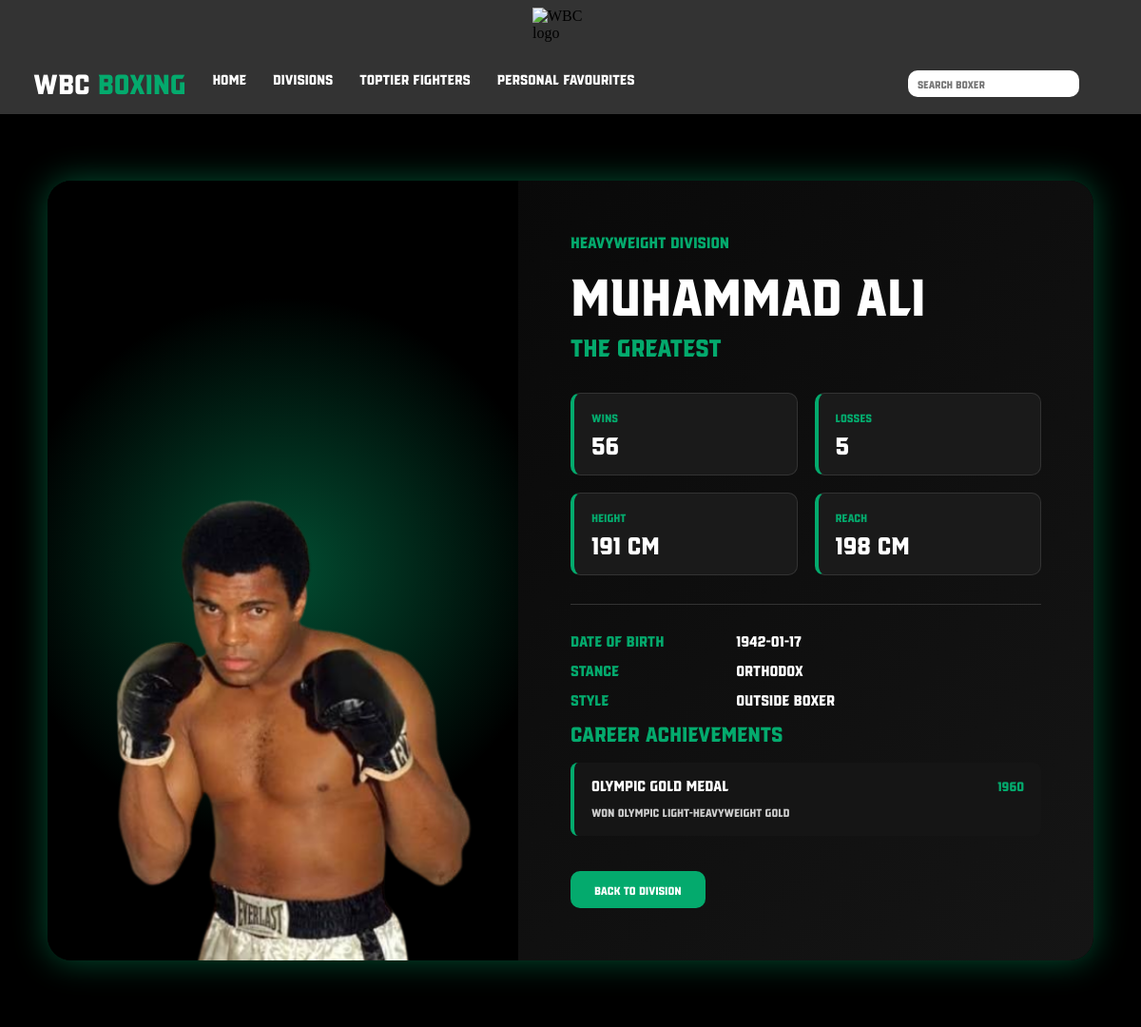
Page /fighter/101 on the committed database.
### tables this page shows
CREATE TABLE "Boxer" (`Boxer_ID ` INTEGER PRIMARY KEY, `CountryID` INTEGER, `Name` TEXT, `Nickname` TEXT, `DateOfBirth` TEXT, `Wins` INTEGER, `Losses` INTEGER, `Weight_ID` INTEGER , `File_name` TEXT, `Height_cm` INTEGER, `Reach_cm` INTEGER, `Stance` TEXT, `Style` TEXT);

CREATE TABLE "Achivements" (`AchivementsID` INTEGER PRIMARY KEY, `BoxerID` INTEGER, `Title` INTEGER, `Year` INTEGER, `Description` INTEGER);

### app.py (the view)
@app.route("/fighter/<int:id>")
def fighter(id):
    boxers = query_db("SELECT * FROM Boxer")
    boxer = None
    for current_boxer in boxers:
        if int(current_boxer[0]) == id:
            boxer = current_boxer
            break
    if boxer is None:
        return "Fighter not found", 404
    achievements = query_db(
        "SELECT * FROM Achivements WHERE BoxerID = ? ORDER BY YEAR",
        (id,)
    )
    return render_template(
        "fighter.html",
        boxer=boxer,
        achievements=achievements
    )

### app.py (called while the page is built)
def get_db():
    db = getattr(g, '_database', None)
    if db is None:
        db = g._database = sqlite3.connect(DATABASE)
    return db

@app.teardown_appcontext
def close_connection(exception):
    db = getattr(g, '_database', None)
    if db is not None:
        db.close()

def query_db(query, args=(), one=False):
    cur = get_db().execute(query, args)
    rv = cur.fetchall()
    cur.close()
    return (rv[0] if rv else None) if one else rv

### templates/fighter.html
{% extends 'Home.html' %}
{% block content %}
<div class="fighter-page">
    <div class="fighter-profile">
        <div class="fighter-photo-box">
            <img
                class="fighter-photo"
                src="{{ url_for('static', filename='images/' + boxer[8]) }}"
                alt="{{ boxer[2] }}"
            >
        </div>
        <div class="fighter-details">
            <p class="fighter-division">
                {% if boxer[7]|int == 1 %}
                    LIGHTWEIGHT DIVISION
                {% elif boxer[7]|int == 2 %}
                    MIDDLEWEIGHT DIVISION
                {% elif boxer[7]|int == 3 %}
                    HEAVYWEIGHT DIVISION
                {% endif %}
            </p>
            <h1>{{ boxer[2] }}</h1>
            <h2>{{ boxer[3] }}</h2>
            <div class="fighter-stats">
                <div class="fighter-stat">
                    <p>WINS</p>
                    <h3>{{ boxer[5] }}</h3>
                </div>
                <div class="fighter-stat">
                    <p>LOSSES</p>
                    <h3>{{ boxer[6] }}</h3>
                </div>
                <div class="fighter-stat">
                    <p>HEIGHT</p>
                    <h3>{{ boxer[9] }} cm</h3>
                </div>
                <div class="fighter-stat">
                    <p>REACH</p>
                    <h3>{{ boxer[10] }} cm</h3>
                </div>
            </div>
            <div class="fighter-extra">
                <p>
                    <span>DATE OF BIRTH</span>
                    {{ boxer[4] }}
                </p>
                <p>
                    <span>STANCE</span>
                    {{ boxer[11] }}
                </p>
                <p>
                    <span>STYLE</span>
                    {{ boxer[12] }}
                </p>
            </div>
            <div class="achievement-section">
                <h2>CAREER ACHIEVEMENTS</h2>
                {% if achievements %}
                    {% for achievement in achievements %}
                    <div class="achievement-card">
                        <div class="achievement-top">
                            <h3>{{ achievement[2] }}</h3>
                            <span class="achievement-year">
                                {{ achievement[3] }}
                            </span>
                        </div>
                        <p>{{ achievement[4] }}</p>
                    </div>
                    {% endfor %}
                {% else %}
                    <p class="no-achievements">
                        No achievements added yet.
                    </p>
                {% endif %}
            </div>
            <a class="fighter-back-button" href="/weight/{{ boxer[7] }}">
                BACK TO DIVISION
            </a>
        </div>
    </div>
</div>
{% endblock %}

### static/Boxing.css (style rules this page uses)
html { box-sizing: border-box; font-size: 16px; }
*, *:before, *:after { box-sizing: inherit; }
body, h1, h2, h3, h4, h5, h6, p, ol, ul { margin: 0; padding: 0; font-weight: normal; }
img { max-width: 100%; height: auto; }
body { background-color: black; }
html, body { margin: 0; padding: 0; width: 100%; background-color: black; overflow-x: hidden; }
.fighter-page { min-height: calc(100vh - 120px); background-color: black; display: flex; justify-content: center; align-items: center; padding: 70px 30px; box-sizing: border-box; }
.fighter-profile { width: 1100px; min-width: 600px; display: flex; background: linear-gradient(135deg, #050505, #151515); border-radius: 25px; box-shadow: 0 0 35px rgba(4, 176, 109, 0.45); overflow: hidden; }
.fighter-photo-box { width: 45%; min-height: 600px; background: radial-gradient(circle, rgba(4, 170, 109, 0.45), transparent 60%), black; display: flex; justify-content: center; align-items: flex-end; }
.fighter-photo { width: 350x; height: 500px; object-fit:inherit; object-position: bottom; }
.fighter-details { width: 55%; padding: 55px; box-sizing: border-box; color: white; font-family: WBC_font; }
.fighter-division { color: #04AA6D; font-size: 18px; margin: 0 0 15px 0; }
.fighter-details h1 { color: white; font-size: 60px; line-height: 1; margin: 0; }
.fighter-details h2 { color: #04AA6D; font-size: 28px; margin: 12px 0 35px 0; }
.fighter-stats { display: grid; grid-template-columns:repeat(2,1fr); gap: 18px; }
.fighter-stat { background-color: #1a1a1a; border: 1px solid #333; border-left: 4px solid #04AA6D; border-radius: 10px; padding: 18px; }
.fighter-stat p { color: #04AA6D; font-size: 13px; margin: 0; }
.fighter-stat h3 { color: white; font-size: 28px; margin: 8px 0 0 0; }
.fighter-extra { margin-top: 30px; border-top: 1px solid #333; padding-top: 15px; }
.fighter-extra p { color: white; font-size: 17px; margin: 14px 0; }
.fighter-extra span { display: inline-block; width: 170px; color: #04AA6D; }
.fighter-back-button { display: inline-block; margin-top: 25px; padding: 13px 25px; background-color: #04AA6D; color: white; text-decoration: none; font-family: WBC_font; font-size: 13px; border-radius: 10px; }
.achievement-section > h2 { color: #04AA6D; font-size: 24px; margin: 0 0 20px 0; }
.achievement-card { background-color: #151515; border-left: 4px solid #04AA6D; border-radius: 8px; padding: 15px 18px; margin-bottom: 12px; }
.achievement-top { display: flex; justify-content: space-between; align-items: center; gap: 20px; }
.achievement-card h3 { color: white; font-size: 17px; margin: 0; }
.achievement-year { color: #04AA6D; font-size: 15px; }
.achievement-card p { color: #cccccc; font-size: 13px; line-height: 1.5; margin: 10px 0 0 0; }

### rows in the picture
Boxer: File_name (picture), Name "Muhammad Ali", Nickname "The Greatest", Wins "56", Losses "5", Height_cm "191", Reach_cm "198", DateOfBirth "1942-01-17", Stance "Orthodox", Style "Outside boxer"
Achivements: Title "Olympic Gold Medal", Year "1960", Description "Won Olympic light-heavyweight gold"
